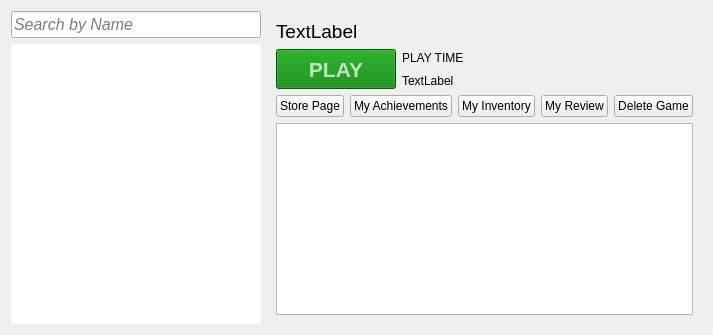
      <widget class="QWidget" name="page_library">
       <layout class="QGridLayout" name="gridLayout_2">
        <item row="0" column="1" rowspan="3">
         <widget class="QWidget" name="widget_l_gameInfo" native="true">
          <property name="sizePolicy">
           <sizepolicy hsizetype="Preferred" vsizetype="Preferred">
            <horstretch>0</horstretch>
            <verstretch>0</verstretch>
           </sizepolicy>
          </property>
          <layout class="QGridLayout" name="gridLayout_3">
           <item row="0" column="0" colspan="5">
            <widget class="QLabel" name="label_l_gameName">
             <property name="font">
              <font>
               <pointsize>14</pointsize>
              </font>
             </property>
             <property name="text">
              <string>TextLabel</string>
             </property>
             <property name="wordWrap">
              <bool>true</bool>
             </property>
            </widget>
           </item>
           <item row="3" column="0" colspan="5">
            <layout class="QHBoxLayout" name="horizontalLayout_l_buttons">
             <item>
              <widget class="QPushButton" name="pushButton_l_storePage">
               <property name="styleSheet">
                <string notr="true">text-align: center;
padding: 3px;</string>
               </property>
               <property name="text">
                <string>Store Page</string>
               </property>
              </widget>
             </item>
             <item>
              <widget class="QPushButton" name="pushButton_l_achievements">
               <property name="styleSheet">
                <string notr="true">text-align: center;
padding: 3px;</string>
               </property>
               <property name="text">
                <string>My Achievements</string>
               </property>
              </widget>
             </item>
             <item>
              <widget class="QPushButton" name="pushButton_l_inventory">
               <property name="styleSheet">
                <string notr="true">text-align: center;
padding: 3px;</string>
               </property>
               <property name="text">
                <string>My Inventory</string>
               </property>
              </widget>
             </item>
             <item>
              <widget class="QPushButton" name="pushButton_l_review">
               <property name="styleSheet">
                <string notr="true">text-align: center;
padding: 3px;</string>
               </property>
               <property name="text">
                <string>My Review</string>
               </property>
              </widget>
             </item>
             <item>
              <widget class="QPushButton" name="pushButton_l_delete">
               <property name="styleSheet">
                <string notr="true">text-align: center;
padding: 3px;</string>
               </property>
               <property name="text">
                <string>Delete Game</string>
               </property>
              </widget>
             </item>
            </layout>
           </item>
           <item row="4" column="0" colspan="5">
            <widget class="QTextEdit" name="textEdit_l_gameDescription">
             <property name="readOnly">
              <bool>true</bool>
             </property>
            </widget>
           </item>
           <item row="1" column="0" rowspan="2">
            <widget class="QPushButton" name="pushButton_l_gamePlay">
             <property name="minimumSize">
              <size>
               <width>120</width>
               <height>40</height>
              </size>
             </property>
             <property name="maximumSize">
              <size>
               <width>16777215</width>
               <height>40</height>
              </size>
             </property>
             <property name="font">
              <font>
               <family>Arial</family>
               <pointsize>16</pointsize>
               <weight>75</weight>
               <bold>true</bold>
              </font>
             </property>
             <property name="styleSheet">
              <string notr="true">QPushButton
{
background-color:green;
color:rgba(255,255,255,0.7);
text-align: center;
padding: 3px;
}
QPushButton:hover
{
color:rgba(255,255,255,0.9);
background-color:rgba(0,150,0,1);
}</string>
             </property>
             <property name="text">
              <string>PLAY</string>
             </property>
            </widget>
           </item>
           <item row="1" column="1" rowspan="2" colspan="4">
            <layout class="QGridLayout" name="gridLayout_l_labels">
             <item row="0" column="0">
              <widget class="QLabel" name="label_l_gamePlayTime">
               <property name="text">
                <string>PLAY TIME</string>
               </property>
              </widget>
             </item>
             <item row="1" column="0">
              <widget class="QLabel" name="label_l_gamePlayTime_">
               <property name="text">
                <string>TextLabel</string>
               </property>
              </widget>
             </item>
            </layout>
           </item>
          </layout>
         </widget>
        </item>
        <item row="1" column="0" rowspan="2">
         <widget class="QListWidget" name="listWidget_l_games">
          <property name="minimumSize">
           <size>
            <width>250</width>
            <height>0</height>
           </size>
          </property>
          <property name="maximumSize">
           <size>
            <width>250</width>
            <height>16777215</height>
           </size>
          </property>
          <property name="frameShape">
           <enum>QFrame::NoFrame</enum>
          </property>
          <property name="horizontalScrollBarPolicy">
           <enum>Qt::ScrollBarAlwaysOff</enum>
          </property>
         </widget>
        </item>
        <item row="0" column="0">
         <widget class="QLineEdit" name="lineEdit_l_searchLine">
          <property name="minimumSize">
           <size>
            <width>0</width>
            <height>27</height>
           </size>
          </property>
          <property name="maximumSize">
           <size>
            <width>250</width>
            <height>27</height>
           </size>
          </property>
          <property name="font">
           <font>
            <family>Arial</family>
            <pointsize>12</pointsize>
            <italic>true</italic>
           </font>
          </property>
          <property name="focusPolicy">
           <enum>Qt::ClickFocus</enum>
          </property>
          <property name="maxLength">
           <number>128</number>
          </property>
          <property name="placeholderText">
           <string>Search by Name</string>
          </property>
         </widget>
        </item>
       </layout>
      </widget>
